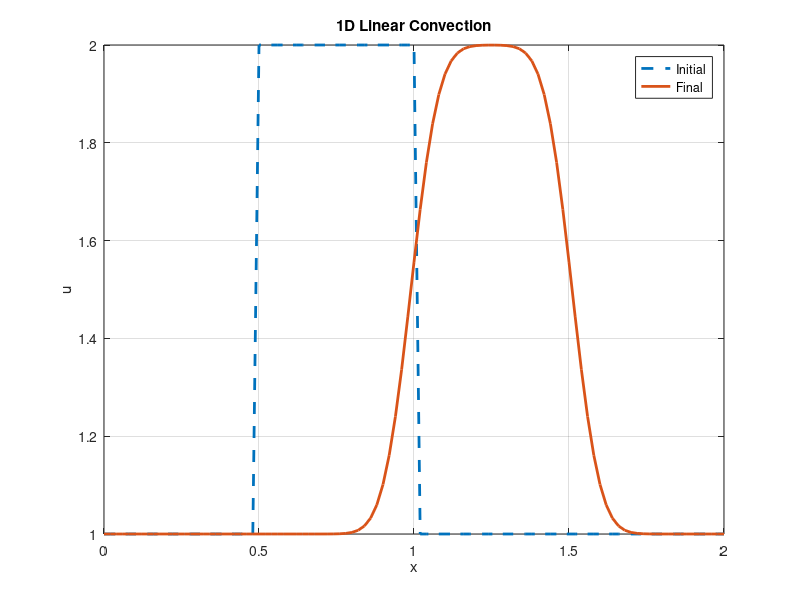

Here is the MATLAB script that generated this plot:
clear; clc; close all

nx = 101;
L = 2.0;
dx = L/(nx-1);
x = linspace(0,L,nx);

nt = 50;
dt = 0.01;
c = 1.0;

u = ones(1,nx);

for i = 1:nx
    if x(i) >= 0.5 && x(i) <= 1.0
        u(i) = 2.0;
    end
end

u_initial = u;

for n = 1:nt
    un = u;
    
    for i = 2:nx
        u(i) = un(i) - c*dt/dx*(un(i) - un(i-1));
    end
    
    u(1) = 1.0;
end

plot(x,u_initial,'--','LineWidth',2)
hold on
plot(x,u,'LineWidth',2)
xlabel('x')
ylabel('u')
legend('Initial','Final')
title('1D Linear Convection')
grid on
